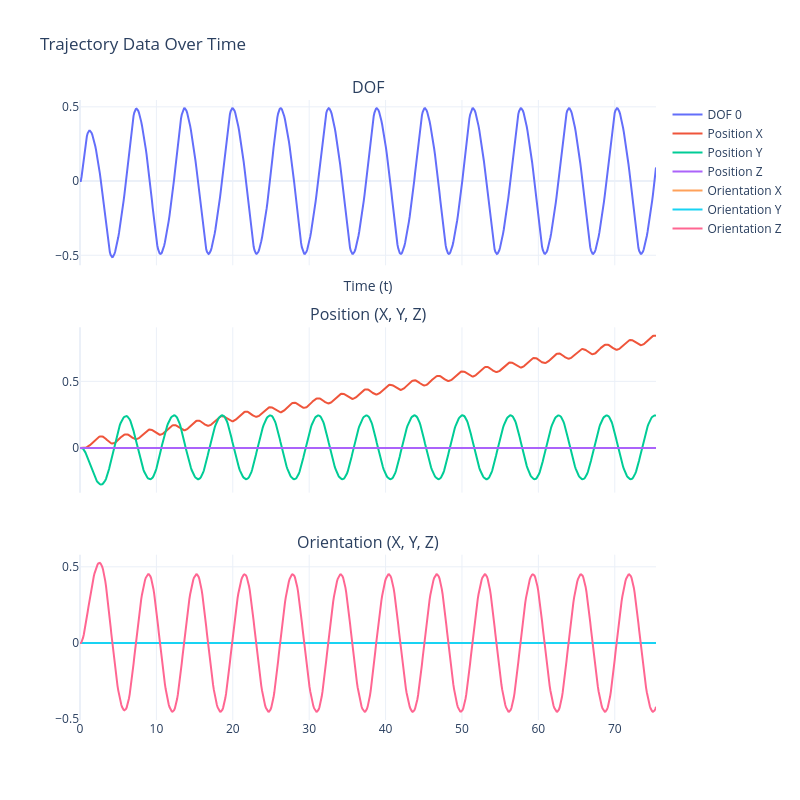

This figure's notebook cell:
### Markdown cell above
### Figure of trajectory

### Code cell
# Extract position, orientation and dofs
positions = jnp.array([t[0] for t in trajectory])
orientations = jnp.array([t[1] for t in trajectory])
dofs = jnp.array([t[2][0] for t in trajectory])

# Time vector
t = jnp.linspace(0, final_time, len(trajectory))

# Create a subplot figure with 3 rows and 1 column
fig = make_subplots(
    rows=3, cols=1,
    subplot_titles=("DOF", "Position (X, Y, Z)", "Orientation (X, Y, Z)"),
    shared_xaxes=True,  # Share the x-axis for all plots (time)
    vertical_spacing=0.1  # Adjust vertical spacing (reduce clutter)
)

# Plot DOFs in the first subplot
fig.add_trace(go.Scatter(x=t, y=dofs[:], mode='lines', name='DOF 0'), row=1, col=1)

# Plot position components (X, Y, Z) in the second subplot
fig.add_trace(go.Scatter(x=t, y=positions[:, 0], mode='lines', name='Position X'), row=2, col=1)
fig.add_trace(go.Scatter(x=t, y=positions[:, 1], mode='lines', name='Position Y'), row=2, col=1)
fig.add_trace(go.Scatter(x=t, y=positions[:, 2], mode='lines', name='Position Z'), row=2, col=1)

# Plot orientation components (X, Y, Z) in the third subplot
fig.add_trace(go.Scatter(x=t, y=orientations[:, 0], mode='lines', name='Orientation X'), row=3, col=1)
fig.add_trace(go.Scatter(x=t, y=orientations[:, 1], mode='lines', name='Orientation Y'), row=3, col=1)
fig.add_trace(go.Scatter(x=t, y=orientations[:, 2], mode='lines', name='Orientation Z'), row=3, col=1)

# Update layout for titles and labels
fig.update_layout(
    title="Trajectory Data Over Time",
    xaxis_title="Time (t)",
    # yaxis_title="Values (Position/Orientation Components)",
    template="plotly_white",  # Set the background to white
    showlegend=True,  # Show legend to distinguish between the traces
    height=800,  # Set figure height
    width=800,   # Set figure width
    plot_bgcolor='white',  # Set the plot background to white
    paper_bgcolor='white'  # Set the paper background to white
)

# Show the plot
fig.show()

### Figure 1 — Plotly figure (JSON) as saved in the notebook; plotly's stock layout.template omitted (floating-point values rounded to 4 significant figures; data arrays with more than 128 entries replaced by an {"elided": "..."} marker saying what was removed)
{"data": [{"mode": "lines", "name": "DOF 0", "type": "scatter", "x": {"elided": "754 float values"}, "xaxis": "x", "y": {"elided": "754 float values"}, "yaxis": "y"}, {"mode": "lines", "name": "Position X", "type": "scatter", "x": {"elided": "754 float values"}, "xaxis": "x2", "y": {"elided": "754 float values"}, "yaxis": "y2"}, {"mode": "lines", "name": "Position Y", "type": "scatter", "x": {"elided": "754 float values"}, "xaxis": "x2", "y": {"elided": "754 float values"}, "yaxis": "y2"}, {"mode": "lines", "name": "Position Z", "type": "scatter", "x": {"elided": "754 float values"}, "xaxis": "x2", "y": {"elided": "754 float values"}, "yaxis": "y2"}, {"mode": "lines", "name": "Orientation X", "type": "scatter", "x": {"elided": "754 float values"}, "xaxis": "x3", "y": {"elided": "754 float values"}, "yaxis": "y3"}, {"mode": "lines", "name": "Orientation Y", "type": "scatter", "x": {"elided": "754 float values"}, "xaxis": "x3", "y": {"elided": "754 float values"}, "yaxis": "y3"}, {"mode": "lines", "name": "Orientation Z", "type": "scatter", "x": {"elided": "754 float values"}, "xaxis": "x3", "y": {"elided": "754 float values"}, "yaxis": "y3"}], "layout": {"annotations": [{"font": {"size": 16}, "showarrow": false, "text": "DOF", "x": 0.5, "xanchor": "center", "xref": "paper", "y": 1, "yanchor": "bottom", "yref": "paper"}, {"font": {"size": 16}, "showarrow": false, "text": "Position (X, Y, Z)", "x": 0.5, "xanchor": "center", "xref": "paper", "y": 0.6333, "yanchor": "bottom", "yref": "paper"}, {"font": {"size": 16}, "showarrow": false, "text": "Orientation (X, Y, Z)", "x": 0.5, "xanchor": "center", "xref": "paper", "y": 0.2667, "yanchor": "bottom", "yref": "paper"}], "height": 800, "paper_bgcolor": "white", "plot_bgcolor": "white", "showlegend": true, "title": {"text": "Trajectory Data Over Time"}, "width": 800, "xaxis": {"anchor": "y", "domain": [0, 1], "matches": "x3", "showticklabels": false, "title": {"text": "Time (t)"}}, "xaxis2": {"anchor": "y2", "domain": [0, 1], "matches": "x3", "showticklabels": false}, "xaxis3": {"anchor": "y3", "domain": [0, 1]}, "yaxis": {"anchor": "x", "domain": [0.7333, 1]}, "yaxis2": {"anchor": "x2", "domain": [0.3667, 0.6333]}, "yaxis3": {"anchor": "x3", "domain": [0, 0.2667]}}}
